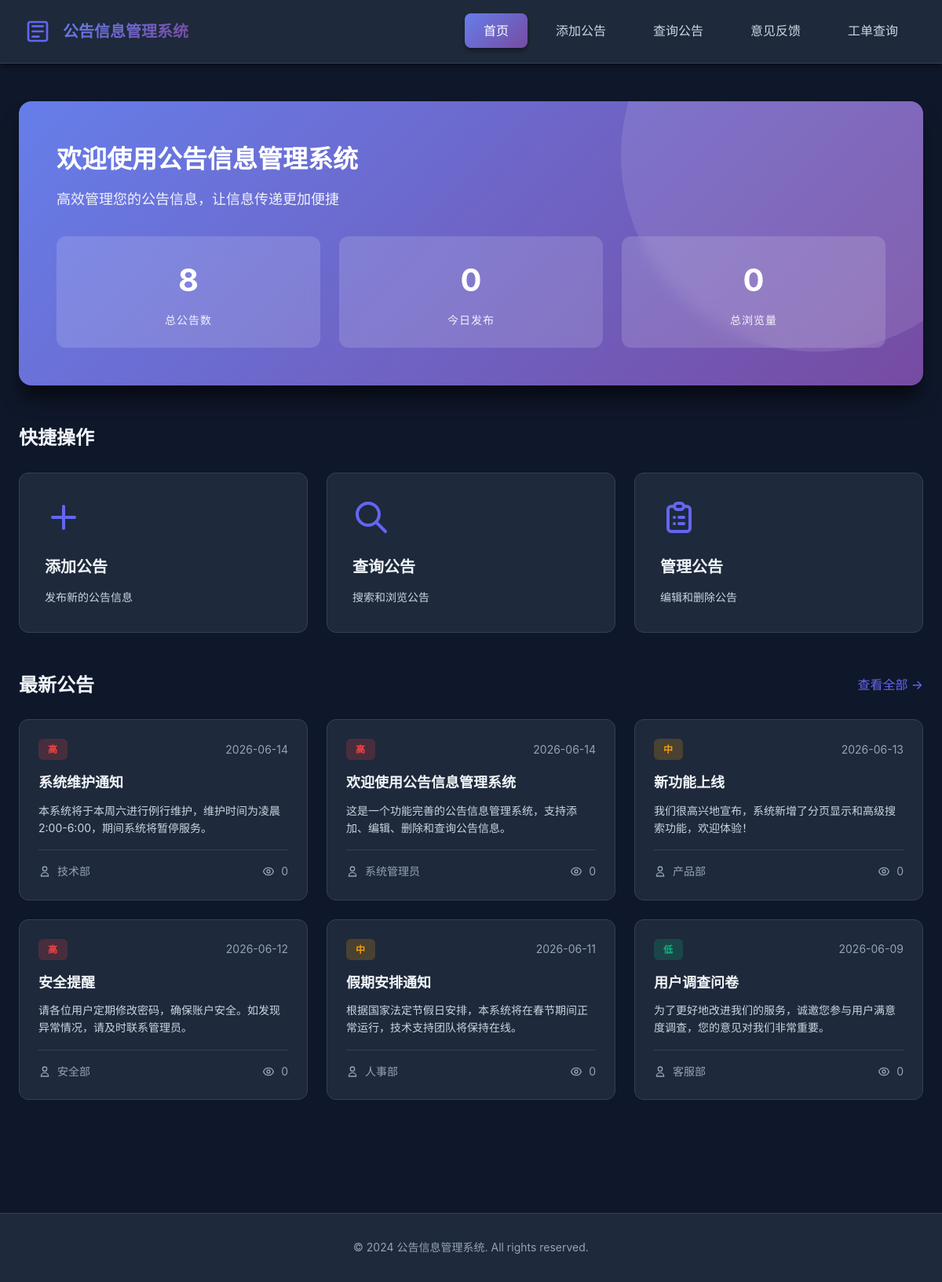
The page / on the database its author committed.
### tables this page shows
CREATE TABLE IF NOT EXISTS notices (
    id INT AUTO_INCREMENT PRIMARY KEY,
    title VARCHAR(255) NOT NULL COMMENT '公告标题',
    content TEXT NOT NULL COMMENT '公告内容',
    author VARCHAR(100) NOT NULL COMMENT '发布人',
    publish_date DATETIME DEFAULT CURRENT_TIMESTAMP COMMENT '发布时间',
    update_date DATETIME DEFAULT CURRENT_TIMESTAMP ON UPDATE CURRENT_TIMESTAMP COMMENT '更新时间',
    status ENUM('published', 'draft') DEFAULT 'published' COMMENT '状态',
    priority ENUM('high', 'medium', 'low') DEFAULT 'medium' COMMENT '优先级',
    views INT DEFAULT 0 COMMENT '浏览次数',
    INDEX idx_publish_date (publish_date),
    INDEX idx_status (status)
);

### www/index.php (the view, shortened to what this page needs)
<!DOCTYPE html>
<html lang="zh-CN">
<head>
    <link rel="stylesheet" href="style.css">
</head>
<body>
    <nav class="navbar">
        <div class="container">
            <div class="nav-brand">
                <h1>公告信息管理系统</h1>
            </div>
            <ul class="nav-menu">
                <li><a href="index.php" class="active">首页</a></li>
                <li><a href="add_notice.php">添加公告</a></li>
                <li><a href="search_notice.php">查询公告</a></li>
                <li><a href="feedback.php">意见反馈</a></li>
                <li><a href="feedback_query.php">工单查询</a></li>
            </ul>
        </div>
    </nav>
    <div class="container">
        <div class="main-content">
            <div class="welcome-banner">
                <div class="banner-content">
                    <h2>欢迎使用公告信息管理系统</h2>
                    <p>高效管理您的公告信息，让信息传递更加便捷</p>
                </div>
                <div class="banner-stats">
                    <?php
                    $conn = getConnection();
                    $total_result = $conn->query("SELECT COUNT(*) as total FROM notices");
                    $total = $total_result->fetch_assoc()['total'];
                    $today_result = $conn->query("SELECT COUNT(*) as today FROM notices WHERE DATE(publish_date) = CURDATE()");
                    $today = $today_result->fetch_assoc()['today'];
                    $views_result = $conn->query("SELECT SUM(views) as total_views FROM notices");
                    $total_views = $views_result->fetch_assoc()['total_views'] ?? 0;
                    ?>
                    <div class="stat-item">
                        <div class="stat-number"><?php echo $total; ?></div>
                        <div class="stat-label">总公告数</div>
                    </div>
                    <div class="stat-item">
                        <div class="stat-number"><?php echo $today; ?></div>
                        <div class="stat-label">今日发布</div>
                    </div>
                    <div class="stat-item">
                        <div class="stat-number"><?php echo $total_views; ?></div>
                        <div class="stat-label">总浏览量</div>
                    </div>
                </div>
            </div>
            <div class="quick-actions">
                <h3>快捷操作</h3>
                <div class="action-cards">
                    <a href="add_notice.php" class="action-card">
                        <svg class="action-icon" viewBox="0 0 24 24" fill="none" xmlns="http://www.w3.org/2000/svg">
                            <path d="M12 5V19M5 12H19" stroke="currentColor" stroke-width="2" stroke-linecap="round" stroke-linejoin="round"/>
                        </svg>
                        <h4>添加公告</h4>
                        <p>发布新的公告信息</p>
                    </a>
                    <a href="search_notice.php" class="action-card">
                        <svg class="action-icon" viewBox="0 0 24 24" fill="none" xmlns="http://www.w3.org/2000/svg">
                            <path d="M21 21L15 15M17 10C17 13.866 13.866 17 10 17C6.13401 17 3 13.866 3 10C3 6.13401 6.13401 3 10 3C13.866 3 17 6.13401 17 10Z" stroke="currentColor" stroke-width="2" stroke-linecap="round" stroke-linejoin="round"/>
                        </svg>
                        <h4>查询公告</h4>
                        <p>搜索和浏览公告</p>
                    </a>
                    <a href="search_notice.php" class="action-card">
                        <h4>管理公告</h4>
                        <p>编辑和删除公告</p>
                    </a>
                </div>
            </div>
            <div class="recent-notices">
                <div class="section-header">
                    <h3>最新公告</h3>
                    <a href="search_notice.php" class="view-all">查看全部 →</a>
                </div>
                <div class="notices-grid">
                    <?php
                    $conn = getConnection();
                    $sql = "SELECT * FROM notices WHERE status = 'published' ORDER BY publish_date DESC LIMIT 6";
                    $result = $conn->query($sql);
                    if ($result->num_rows > 0) {
                        while($row = $result->fetch_assoc()) {
                            $priority_class = 'priority-' . $row['priority'];
                            $priority_text = [
                                'high' => '高',
                                'medium' => '中',
                                'low' => '低'
                            ][$row['priority']];
                            ?>
                            <div class="notice-card">
                                <div class="notice-header">
                                    <span class="priority-badge <?php echo $priority_class; ?>">
                                        <?php echo $priority_text; ?>
                                    </span>
                                    <span class="notice-date">
                                        <?php echo date('Y-m-d', strtotime($row['publish_date'])); ?>
                                    </span>
                                </div>
                                <h4 class="notice-title"><?php echo htmlspecialchars($row['title']); ?></h4>
                                <p class="notice-excerpt">
                                    <?php
                                    $content = htmlspecialchars($row['content']);
                                    echo mb_substr($content, 0, 80, 'UTF-8') . (mb_strlen($content, 'UTF-8') > 80 ? '...' : '');
                                    ?>
                                </p>
                                <div class="notice-footer">
                                    <span class="notice-author">
                                        <?php echo htmlspecialchars($row['author']); ?>
                                    </span>
                                    <span class="notice-views">
                                        <?php echo $row['views']; ?>
                                    </span>
                                </div>
                            </div>
                            <?php
                        }
                    } else {
                        echo '<p class="no-data">暂无公告信息</p>';
                    }
                    ?>
                </div>
            </div>
        </div>
    </div>
    <footer class="footer">
        <div class="container">
            <p>&copy; 2024 公告信息管理系统. All rights reserved.</p>
        </div>
    </footer>
</body>
</html>

### rows shown on the page
notices: priority "高", publish_date "2026-06-14", title "系统维护通知", content "本系统将于本周六进行例行维护，维护时间为凌晨2:00-6:00，期间系统将暂停服务。", author "技术部", views "0"
notices: priority "高", publish_date "2026-06-14", title "欢迎使用公告信息管理系统", content "这是一个功能完善的公告信息管理系统，支持添加、编辑、删除和查询公告信息。", author "系统管理员", views "0"
notices: priority "中", publish_date "2026-06-13", title "新功能上线", content "我们很高兴地宣布，系统新增了分页显示和高级搜索功能，欢迎体验！", author "产品部", views "0"
notices: priority "高", publish_date "2026-06-12", title "安全提醒", content "请各位用户定期修改密码，确保账户安全。如发现异常情况，请及时联系管理员。", author "安全部", views "0"
notices: priority "中", publish_date "2026-06-11", title "假期安排通知", content "根据国家法定节假日安排，本系统将在春节期间正常运行，技术支持团队将保持在线。", author "人事部", views "0"
notices: priority "低", publish_date "2026-06-09", title "用户调查问卷", content "为了更好地改进我们的服务，诚邀您参与用户满意度调查，您的意见对我们非常重要。", author "客服部", views "0"

### other values the page prints
$total "8"
$today "0"
$total_views "0"
